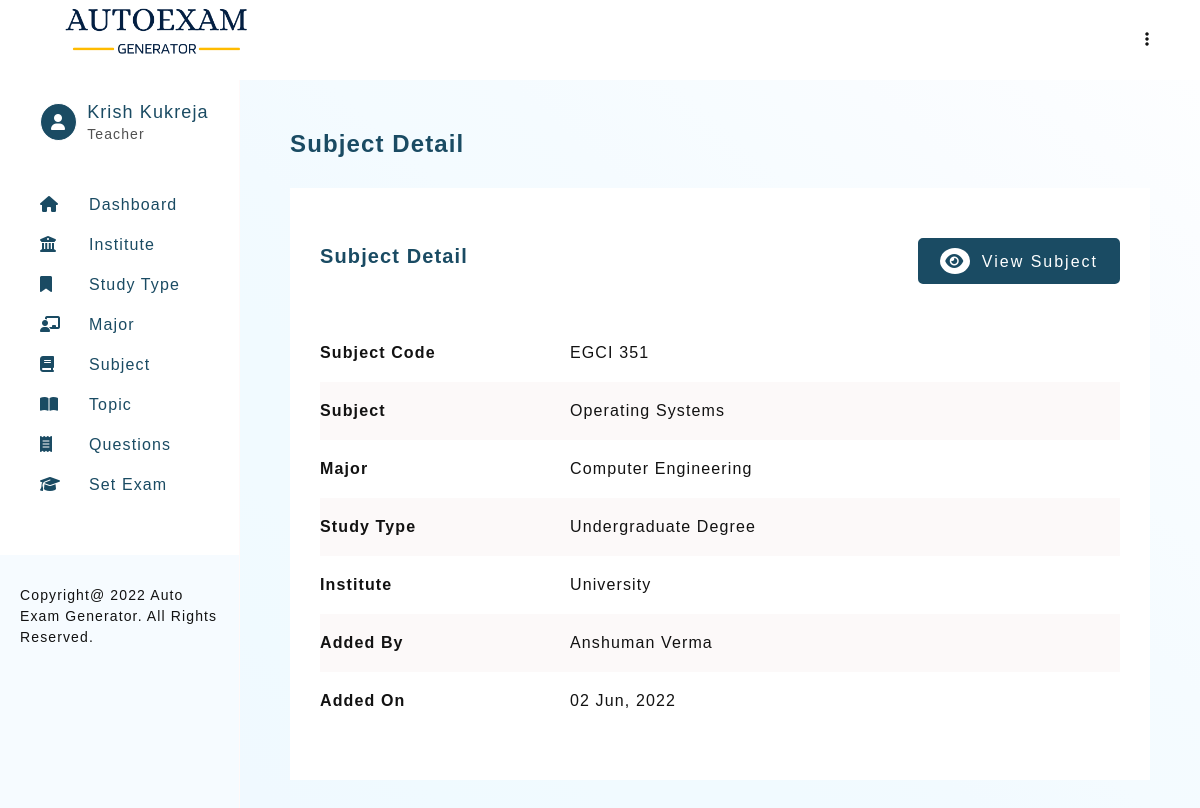
Page /subject-detail.php?subject=1 (signed in) on the committed database.
### tables this page shows
CREATE TABLE `teacher_profile` (
  `teacher_id` int PRIMARY KEY AUTO_INCREMENT,
  `teacher_firstname` varchar(30) NOT NULL,
  `teacher_lastname` varchar(30) NOT NULL,
  `email` varchar(50) UNIQUE,
  `password` varchar(100) NOT NULL,
  `type` ENUM('Admin','Teacher') NOT NULL DEFAULT 'Teacher',
  `addedOn` DATETIME DEFAULT CURRENT_TIMESTAMP
);

CREATE TABLE `subject_details` (
  `subject_id` int PRIMARY KEY AUTO_INCREMENT,
  `subject_code` varchar(30) NOT NULL,
  `subject_name` TEXT NOT NULL,
  `major_id` int,
  `subjectAddedBy` int,
  `subjectAddedOn` DATETIME DEFAULT CURRENT_TIMESTAMP,
  FOREIGN KEY (`subjectAddedBy`) REFERENCES `teacher_profile`(`teacher_id`) ON UPDATE CASCADE ON DELETE SET NULL,
  FOREIGN KEY (`major_id`) REFERENCES `major`(`major_id`) ON UPDATE CASCADE ON DELETE SET NULL
);

CREATE TABLE `major`(
    `major_id` int PRIMARY KEY AUTO_INCREMENT,
    `major_name` text,
    `type_of_study_id` int,
    `majorAddedBy` int,
   `majorAddedOn` DATETIME DEFAULT CURRENT_TIMESTAMP,
    FOREIGN KEY (`majorAddedBy`) REFERENCES `teacher_profile`(`teacher_id`) ON UPDATE CASCADE ON DELETE SET NULL,
    FOREIGN KEY (`type_of_study_id`) REFERENCES `type_of_study`(`type_of_study_id`) ON UPDATE CASCADE ON DELETE SET NULL
);

CREATE TABLE `type_of_study`(
    `type_of_study_id` int PRIMARY KEY AUTO_INCREMENT,
    `study_name` text,
    `institute_id` int,
    `studyAddedBy` int,
   `studyAddedOn` DATETIME DEFAULT CURRENT_TIMESTAMP,
    FOREIGN KEY (`studyAddedBy`) REFERENCES `teacher_profile`(`teacher_id`) ON UPDATE CASCADE ON DELETE SET NULL,
    FOREIGN KEY (`institute_id`) REFERENCES `institute`(`institute_id`) ON UPDATE CASCADE ON DELETE SET NULL
);

CREATE TABLE `institute`(
    `institute_id` int PRIMARY KEY AUTO_INCREMENT,
    `institute_name` varchar(100) UNIQUE,
    `instituteAddedBy` int,
    `instituteAddedOn` DATETIME DEFAULT CURRENT_TIMESTAMP,
    FOREIGN KEY (`instituteAddedBy`) REFERENCES `teacher_profile`(`teacher_id`) ON UPDATE CASCADE ON DELETE SET NULL
);

### includes/config.php (called while the page is built, shortened)
<?php
    $sitename = "Auto Exam Generator";

### subject-detail.php (the view, shortened to what this page needs)
<?php
    require_once './templates/header.php';
    if(isset($_SESSION['user']))
    {
        if(isset($_GET['subject']))
        {
            $subjectQuery = mysqli_query($connection,
                "SELECT * FROM `subject_details`
                LEFT JOIN `teacher_profile` ON `teacher_profile`.`teacher_id` = `subject_details`.`subjectAddedBy`
                LEFT JOIN `major` ON `major`.`major_id` = `subject_details`.`major_id`
                LEFT JOIN `type_of_study` ON `type_of_study`.`type_of_study_id` = `major`.`type_of_study_id`
                LEFT JOIN `institute` ON  `institute`.`institute_id` = `type_of_study`.`institute_id`
                WHERE `subject_details`.`subject_id` = '$_GET[subject]'
                ");
        }
    }
?>
<section>
    <h3 class="heading">Subject Detail</h3>
    <div class="card">
        <div class="card-heading">
            <div>
                <h4 class="sub-heading">Subject Detail</h4>
            </div>
            <a href="subject-view.php" class="btn btn-green"><i class="fa-solid fa-eye"></i> View Subject</a>
        </div>
        <div class="table-responsive">
            <table class="table">
                <tbody>
                    <?php
                        if(mysqli_num_rows($subjectQuery) == 1)
                        {
                            $subject = mysqli_fetch_assoc($subjectQuery);
                                echo "
                                    <tr>
                                        <th class=\"text-left\" width=\"30% \">Subject Code</th>
                                        <td>$subject[subject_code]</td>
                                    </tr>
                                    <tr>
                                        <th class=\"text-left\">Subject</th>
                                        <td>$subject[subject_name]</td>
                                     </tr>
                                    <tr>
                                        <th class=\"text-left\">Major</th>
                                        <td>$subject[major_name]</td>
                                    </tr>
                                    <tr>
                                        <th class=\"text-left\">Study Type</th>
                                        <td>$subject[study_name]</td>
                                    </tr>
                                    <tr>
                                        <th class=\"text-left\">Institute</th>
                                        <td>$subject[institute_name]</td>
                                    </tr>
                                    <tr>
                                        <th class=\"text-left\">Added By</th>
                                        <td>$subject[teacher_firstname] $subject[teacher_lastname]</td>
                                     </tr>
                                    <tr>
                                        <th class=\"text-left\">Added On</th>
                                        <td>".date("d M, Y", strtotime($subject['subjectAddedOn']))."</td>
                                    </tr>";
                        }
                        else
                        {
                            echo "<tr><td colspan=\"7\">0 Record found.</td></tr>";
                        }
                    ?>
                </tbody>
            </table>
        </div>
    </div>
</section>
<?php
    require_once './templates/footer.php';
?>

### templates/header.php (shortened to what this page needs)
<?php
    require './includes/config.php';
    require_once './includes/connection.php';
    if(isset($_SESSION['user']))
    {
        $userQuery = mysqli_query($connection, "SELECT * FROM teacher_profile WHERE email = '$_SESSION[user]'");
        $userRow = mysqli_fetch_assoc($userQuery);
    }
?>
<!DOCTYPE html>
<html lang="en">
<head>
    <link rel="stylesheet" href="./assets/css/main.css">
    <link rel="stylesheet" href="./assets/css/style.css">
    <link rel="stylesheet" href="https://cdnjs.cloudflare.com/ajax/libs/font-awesome/6.1.1/css/all.min.css">
</head>
<body>
    <header class="admin-header">
        <h1 class="title">
            <img src="./assets/images/logo.png" alt="Auto Exam Generator" height="60px">
        </h1>
        <div>
            <ul>
                <li class="dropmenu">
                    <a href="#"><i class="fa-solid fa-ellipsis-vertical"></i></a>
                </li>
            </ul>
        </div>
    </header>
    <aside id="asideMenu">
        <div class="profile-header" id="profile-header2">
            <?php
                if($_SESSION['userType'] == 'Admin')
                {
                    echo "<i class=\"fa-solid fa-user-check\"></i>";
                }
                else
                {
                    echo "<i class=\"fa-solid fa-user\"></i>";
                }
            ?>
            <div>
                <h2>
                    <?=
                        $userRow['teacher_firstname'] ." ". $userRow['teacher_lastname']
                    ?>
                </h2>
                <p> <?=  $_SESSION['userType']; ?> </p>
            </div>
        </div>
        <section id="nav-header">
            <nav>
                <ul class="navbar">
                    <li><a href="dashboard.php"><i class="fa-solid fa-house"></i><span>Dashboard</span></a></li>
                            <li><a href="institute-view.php"><i class="fa-solid fa-building-columns"></i><span>Institute</span></a></li>
                            <li><a href="studyType-view.php"><i class="fa-solid fa-bookmark"></i><span>Study Type</span></a></li>
                            <li><a href="major-view.php"><i class="fa-solid fa-chalkboard-user"></i><span>Major</span></a></li>
                            <li><a href="subject-view.php"><i class="fa-solid fa-book"></i><span>Subject</span></a></li>
                            <li><a href="topic-view.php"><i class="fa-solid fa-book-open"></i><span>Topic</span></a></li>
                    <li><a href="question-view.php"><i class="fa-solid fa-receipt"></i><span>Questions</span></a></li>
                    <li><a href="setExam-1.php"><i class="fa-solid fa-graduation-cap"></i><span>Set Exam</span></a></li>
                </ul>
            </nav>
        </section>
        <footer class="copyright">Copyright@
            <?= date("Y"); ?>
            <?= $sitename; ?>. All Rights Reserved.
        </footer>
    </aside>
    <main>

### assets/css/main.css (style rules this page uses)
* { margin: 0; padding: 0; box-sizing: border-box; }
body { font-family: 'Gill Sans', 'Gill Sans MT', Calibri, 'Trebuchet MS', sans-serif; color: #121212; letter-spacing: 0.07em; }
html { scroll-behavior: smooth; }
a { text-decoration: none; }
ul { list-style: none; }
.text-left { text-align: left; }
.btn { padding: 8px 20px; border-radius: 5px; transition: all 0.2s; letter-spacing: 2px; font-size: 16px; }
.btn i { border-radius: 50%; padding: 5px; margin-right: 5px; transition: all 0.2s; }
.btn-green { background-color: #1a4b63; color: #fff; border: solid 2px #1a4b63; }
.btn-green i { background-color: #fff; color: #1a4b63; }

### assets/css/style.css (style rules this page uses)
:root { --primary-color: #1a4b63; }
body { color: #121212; }
.admin-header { padding: 0 50px; background-color: #fff; display: flex; justify-content: space-between; width: 100%; z-index: 12; height: 10vh; line-height: 10vh; position: fixed; top: 0; left: 0; }
.admin-header .dropmenu { position: relative; text-align: right; }
.admin-header .dropmenu a { color: #121212; }
aside { width: 50%; background-color: #fff; height: 100%; overflow: auto; position: fixed; display: flex; flex-direction: column; justify-content: space-between; border-right: solid 1px rgb(255, 249, 249); display: none; background-color: #f6fbff; }
aside > #nav-header { padding: 20px 20px 50px 40px; display: grid; grid-template-columns: 1fr; row-gap: 20px; align-content: start; background-color: #fff; }
h1.title { color: var(--primary-color); font-size: 18px; }
.profile-header { display: flex; justify-content: flex-start; align-items: center; line-height: 1.4; padding: 20px 20px 20px 40px; background-color: #fff; }
.profile-header > i { border-radius: 50%; color: #fff; border: solid 1px; padding: 10px; background-color: var(--primary-color); margin-right: 10px; }
.profile-header > div > h2 { color: var(--primary-color); font-size: 18px; font-weight: normal; }
.profile-header > div > p { color: #515151; font-size: 14px; }
aside > #nav-header > nav > ul { line-height: 2.5; }
aside > #nav-header > nav > ul > li > a { color: var(--primary-color); font-size: 16px; display: block; }
aside > #nav-header > nav > ul > li > a > i { display: inline-block; width: 30px; }
aside > #nav-header > nav > ul > li > a > span { margin-left: 19px; }
aside > footer { background-color: #f6fbff; padding: 30px 20px 30px; line-height: 1.5; font-size: 14px; }
main { background-image: linear-gradient(to right top, #f0f9ff, #f0f9ff, #f0faff, #f1faff, #f1faff, #f2faff, #f4fbff, #f5fbff, #f7fcff, #f9fcff, #fbfdff, #fdfeff); min-height: 100vh; padding: 50px 50px; margin-top: 10vh; }
main > section { margin-bottom: 100px; }
.heading { color: var(--primary-color); margin-bottom: 30px; font-size: 24px; font-weight: 600; }
.sub-heading { color: var(--primary-color); margin-bottom: 10px; font-size: 20px; font-weight: 600; }
.card { background-color: #fff; padding: 50px 30px; }
.card-heading { display: flex; justify-content: space-between; align-items: center; margin-bottom: 30px; flex-direction: column; }
.table-responsive { overflow: auto; }
.table { width: 100%; border-collapse: collapse; margin-top: 10px; }
.table > tbody > tr > td { padding: 20px 10px; }
.table > tbody > tr:nth-child(even) { background-color: rgb(252, 249, 249); }
@media (min-width: 992px) { aside { display: block; width: 20%; } }
@media (min-width: 992px) { main { margin-left: 20%; width: 80%; } }
@media (min-width: 992px) { .card-heading { flex-direction: row; } }

### rows in the picture
teacher_profile: teacher_firstname "Krish", teacher_lastname "Kukreja"
subject_details: subject_code "EGCI 351", subject_name "Operating Systems", major.major_name "Computer Engineering", type_of_study.study_name "Undergraduate Degree", institute.institute_name "University", subjectAddedBy.teacher_firstname "Anshuman", subjectAddedBy.teacher_lastname "Verma", subjectAddedOn "02 Jun, 2022"

### other values in the picture
$_SESSION['userType'] "Teacher"
$sitename "Auto Exam Generator"
